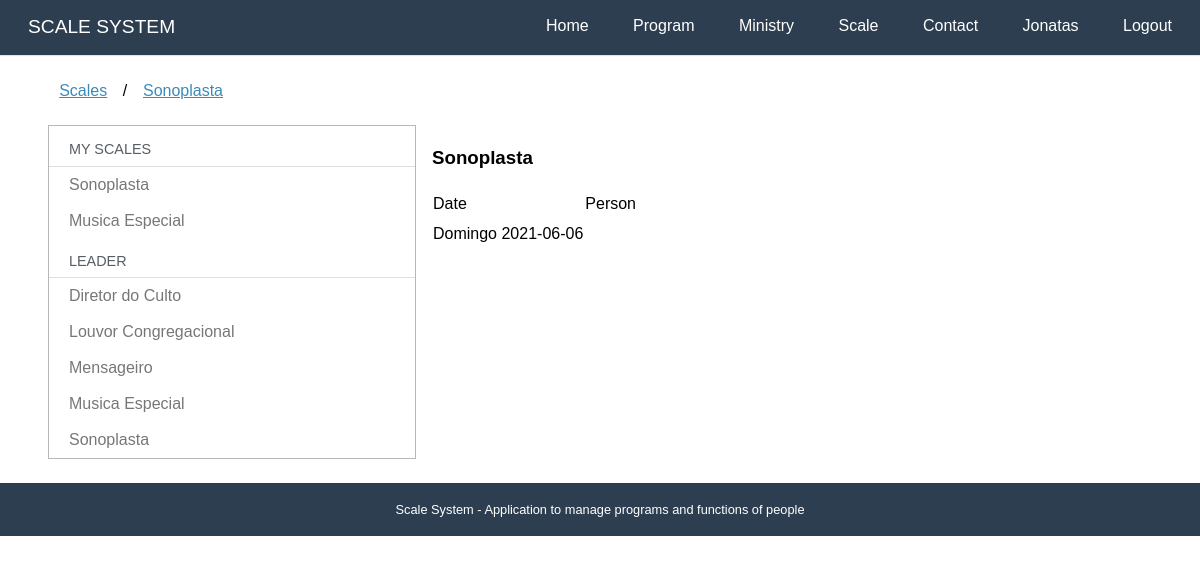
Before: /scales/55 (signed in) with the older database file.
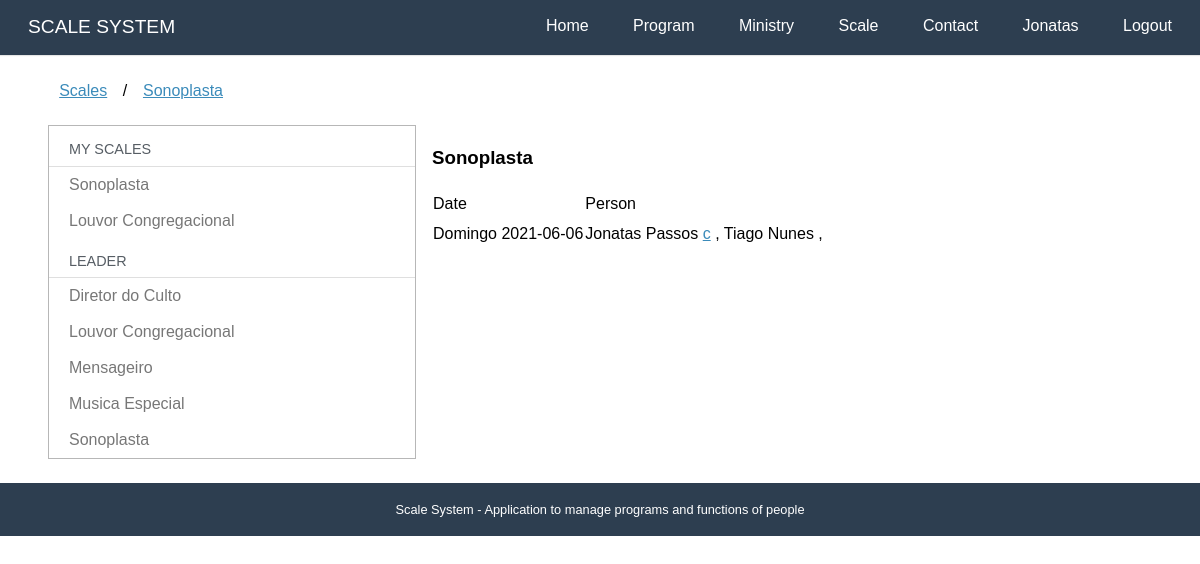
After: the same page with the newer database file.
### ministries/models.py (models this page shows, shortened)
class Function (models.Model):
    name = models.CharField(_("Name"), max_length=50)
    ministry = models.ForeignKey("ministries.Ministry", verbose_name=_("Ministry"), on_delete=models.CASCADE)
    people = models.ManyToManyField("accounts.User",blank=True, verbose_name=_("People"))
    overload = models.ManyToManyField("ministries.Function", blank=True,  verbose_name=_("Overload"))
    created_at = models.DateTimeField(_("Created at"), auto_now_add=True)
    updated_at = models.DateTimeField(_('Updated at'), auto_now=True)
    def __str__(self):
        return self.name
    class Meta:
        verbose_name = _("Function")
        verbose_name_plural = _("Functions")
        ordering = ['name']

### programs/models.py (models this page shows, shortened)
class ProgramTime(models.Model):
    desc = models.CharField(_("Description"), max_length=50, null=True,blank=True)
    program = models.ForeignKey("programs.Program", verbose_name=_("Program"), on_delete=models.CASCADE)
    function = models.ForeignKey("ministries.Function", verbose_name=_("Function"), null=True,blank=True, on_delete=models.SET_NULL)
    lookup = models.ForeignKey("programs.ProgramTime", verbose_name=_("Same as"), on_delete=models.SET_NULL,null=True,blank=True)
    time = models.TimeField(_("Time"), auto_now=False, auto_now_add=False, null=True,blank=True)
    person = models.ManyToManyField("accounts.User", verbose_name=_("Person"), blank=True, related_name="person")
    confirmmed = models.ManyToManyField("accounts.User", verbose_name=_("Confirmmed"), blank=True, related_name="confirmmed")
    created_at = models.DateTimeField(_("Created at"), auto_now_add=True)
    updated_at = models.DateTimeField(_('Updated at'), auto_now=True)
    def __str__(self):
        return str(self.program) +" "+ self.name()
    class Meta:
        verbose_name = _("Program Time")
        verbose_name_plural = _("Program Times")
        ordering = ['program__date','program__name','time']
    def name(self):
        return str(self.desc) if self.desc else str(self.function)
    def conf(self, user):
        return self.confirmmed.filter(pk = user.pk)

class Program (models.Model):
    SATURDAY = 'SA'
    SATURDAYAFTERNOON = 'JA'
    WEDNESDAY = 'WE'
    SUNDAY = 'SN'
    FRIDAY = 'FR'
    SPECIAL = 'SP'
    WEEKPFPRAYER = 'WP'
    PROGRAMTYPES = [
        (SATURDAY, _('Saturday')),
        (SATURDAYAFTERNOON, _('Saturday afternoon')),
        (WEDNESDAY, _('Wednesday')),
        (SUNDAY,_('Sunday')),
        (FRIDAY, _('Friday')),
        (SPECIAL, _('Special')),
        (WEEKPFPRAYER,_('Week of Prayer'))
    ]
    name = models.CharField(
        max_length=2,
        choices=PROGRAMTYPES
    )
    description = models.TextField(_('Simple Description'), blank=True)
    date = models.DateField(_("Date"), auto_now=False, auto_now_add=False, null=True,blank=True)
    image = models.ImageField(_("Image"), upload_to='program',null=True,blank=True)
    transmission = models.URLField(_("Transmission Link"), max_length=200,null=True,blank=True)
    room = models.URLField(_("Room Link"), max_length=200,null=True,blank=True)
    presential = models.BooleanField(_("Presential?"),default=False)
    iscription = models.BooleanField(_("Needs subscription?"),default=True)
    created_at = models.DateTimeField(_("Created at"), auto_now_add=True)
    updated_at = models.DateTimeField(_('Updated at'), auto_now=True)
    def typeprogram(self):
        for l in Program.PROGRAMTYPES:
            if l[0] == self.name:
                return _(l[1])
        return ""
    def __str__(self):
        return self.typeprogram() + ((' '+str(self.date)) if self.date else (" " + _("Template")))
    class Meta:
        verbose_name = _("Program")
        verbose_name_plural = _("Programs")
        ordering = ['date']

### accounts/models.py (models this page shows, shortened)
class User(AbstractBaseUser, PermissionsMixin):
    username = models.CharField(_('User Name'), max_length=30, unique=True,
        validators = [validators.RegexValidator(re.compile('^[\w.@+-]+$'),
            'O nome de usuário não pode conter letras, digitos ou os seguintes caracteres: @/./+/-/+')])
    email = models.EmailField(_('E-mail'), unique=True)
    name = models.CharField(_('Name'), max_length=100, blank=True)
    telefone = PhoneNumberField(_("Telegram Phone Number"), blank=True)
    name_telegram = models.SlugField(_("Telegram User Name"), blank=True)
    id_telegram = models.SlugField(_("Telegram ID"), blank=True)
    is_active = models.BooleanField(_('Is Active?'), blank=True, default=True)
    is_staff = models.BooleanField(_('Is Staff?'), blank=True, default=False)
    date_joined = models.DateTimeField(_('Entry date'), auto_now_add = True)
    first_access = models.BooleanField(_('Already logged in?'), blank=True, default=False)
    objects = UserManager()
    USERNAME_FIELD  = 'username'
    REQUIRED_FIELDS = ['email']
    def __str__(self):
        return self.name or self.username
    def get_full_name(self):
        return str(self)
    def get_first_name(self):
        return self.get_full_name().split()[0]
    class Meta:
        verbose_name= 'Usuário'
        verbose_name_plural = 'Usuários'
        ordering = ['username']

### scales/views.py (the view)
# urls.py: path('<int:function>', views.scale,  name='scale'),
@login_required
def scale(request, function):
    template_name = "scales/scale.html"
    fn = get_object_or_404(Function, pk = function)
    context = {}
    context['function'] = fn
    context['functions'] = my_functions(request.user)
    context['leader_functions'] = my_leader_functions(request.user)
    context['leader'] = fn.ministry.is_leader(request.user)
    context['scale'] = get_scale(fn)
    print(get_scale(fn))
    return render(request, template_name, context)

### core/templatetags/call_method.py (called while the page is built)
@register.filter(name='has_group')
def has_group(user, group_name):
    return user.groups.filter(name=group_name).exists()

@register.filter(name='has_ministry')
def has_ministry(user):
    if my_engaged(user) or my_ministries(user):
        return True
    return False

@register.filter(name='has_nconf')
def has_nconf(program_time,user):
    return not program_time.conf(user)

### ministries/models.py (called while the page is built)
    def is_leader(self, user):
        return self.leader.get_queryset().filter(pk=user.pk).first()

### ministries/utils.py (called while the page is built)
def my_engaged(user):
    def m(x):
        return [x.ministry]
    def r(x,a):
        if x[0] and x[0] not in a:
            a.append(x[0])
        return a
    functions = list(Function.objects.filter(people = user))
    prog = ProgramTime.objects.filter(person = user)
    for pg in prog:
        functions.append(pg.function)
    if functions:
        return reduce(r,map(m,functions))
    else:
        return []

def my_leader_functions(user):
    return Function.objects.filter(ministry__leader = user)

### scales/utils.py (called while the page is built)
def scale_function(function: Function):
    return ProgramTime.objects.filter(function = function,
                program__date__gte = datetime.date.today()
            ).order_by('program__date','time')

### scales/templates/scales/scale.html (shortened to what this page needs)
{% extends "scales/dashboard.html" %}
{% load i18n call_method %}
{% block breadcrumb %}
{{ block.super }}
<li>/</li>
<li><a href="{% url 'scales:scale' function.pk %}">{{function}}</a></li>
{% endblock %}
{% block dashboard_content %}
<h3>{{function}}</h3>
<div>
    <table>
        <thead>
            <tr>
                <td>{% translate 'Date' %}</td>
                <td>{% translate 'Person' %}</td>
            </tr>
        </thead>
        <tbody>
            {% for sc in scale %}
            <tr>
                <td>{{sc.program}}</td>
                <td>
                    {% for us in sc.person.get_queryset %}
                    {{us}}
                    {% if us == user %}
                    {% if sc|has_nconf:user  %}
                    <a href="#">c</a>
                    {% endif %}
                    {% endif %},
                    {% endfor %}
                </td>
            </tr>
            {% endfor %}
        </tbody>
    </table>
</div>
{% endblock %}

### scales/templates/scales/dashboard.html (shortened to what this page needs)
{% extends "base.html" %}
{% load i18n call_method %}
{% block content %}
<div class="pure-g-r content-ribbon">
    <div class="pure-u-1">
        <ul class="breadcrumb">
            {% block breadcrumb %}
            <li><a href="{% url 'scales:dashboard' %}">{% translate "Scales" %}</a></li>
            {% endblock %}
        </ul>
    </div>
    <div class="pure-u-1-3">
        <div class="pure-menu pure-menu-open">
            <a class="pure-menu-heading">{% translate "My Scales" %}</a>
            <ul>
                {% if functions %}
                {% for fn in functions %}
                <li><a href="{% url 'scales:scale' fn.pk %}">{{fn}}</a></li>
                {% endfor %}
                {% else %}
                {% translate "You have no scale" %}
                {% endif %}
                {% if functions %}
                <li class="pure-menu-heading">{% translate "Leader" %}</li>
                {% for fn in leader_functions %}
                <li><a href="{% url 'scales:scale' fn.pk %}">{{fn}}</a></li>
                {% endfor %}
                {% endif %}
            </ul>
        </div>
    </div>
    <div class="pure-u-2-3">
        <div class="inner">
            {% block dashboard_content %}{% endblock %}
        </div>
    </div>
</div>
{% endblock %}

### core/templates/base.html (shortened to what this page needs)
<!doctype html>
{% load static %}
{% load i18n call_method%}
<html lang="en">
<head>
    <link rel="stylesheet" href="{% static 'core/css/pure-min.css' %}">
    <link rel="stylesheet" href="{% static 'core/css/styles.css' %}" />
</head>
<body>
    <div class="header">
        <div class="home-menu pure-menu pure-menu-open pure-menu-horizontal pure-menu-fixed">
            <a class="pure-menu-heading" href="{% url 'core:home' %}">{% translate "SCALE SYSTEM"%}</a>
            <ul>
                <li class="pure-menu-selected"><a href="{% url 'core:home' %}">{% translate "Home" %}</a></li>
                <li><a href="{% url 'programs:dashboard' %}">{% translate "Program" %}</a></li>
                {% if user.is_authenticated %}
                <li><a href="{% url 'ministries:dashboard' %}">{% translate "Ministry" %}</a></li>
                {% if user|has_ministry %}
                <li><a href="{% url 'scales:dashboard' %}">{% translate "Scale" %}</a></li>
                {% endif %}
                {% endif %}
                <li><a href="{% url 'core:contact' %}">{% translate "Contact" %}</a></li>
                {% if user.is_authenticated %}
                <li><a href="{% url 'accounts:dashboard' %}">{{user.get_first_name}}</a></li>
                <li><a href="{% url 'accounts:logout' %}">{% translate "Logout" %}</a></li>
                {% else %}
                <li><a href="{% url 'accounts:login' %}">{% translate "Login" %}</a></li>
                {% endif %}
            </ul>
        </div>
    </div>
    <div class="content">
        {% block content %}{% endblock %}
        <div class="footer">
            {% translate 'Scale System - Application to manage programs and functions of people' %}
        </div>
    </div>
</body>
</html>

Changed rows visible on the page:
no longer on one of the page's lists (row unchanged): Function: name "Musica Especial"
now on one of the page's lists (row unchanged): Function: name "Louvor Congregacional"
changed ProgramTime: gains User (name "Tiago Nunes"); gains User (get_first_name "Jonatas", name "Jonatas Passos", shows "c")
